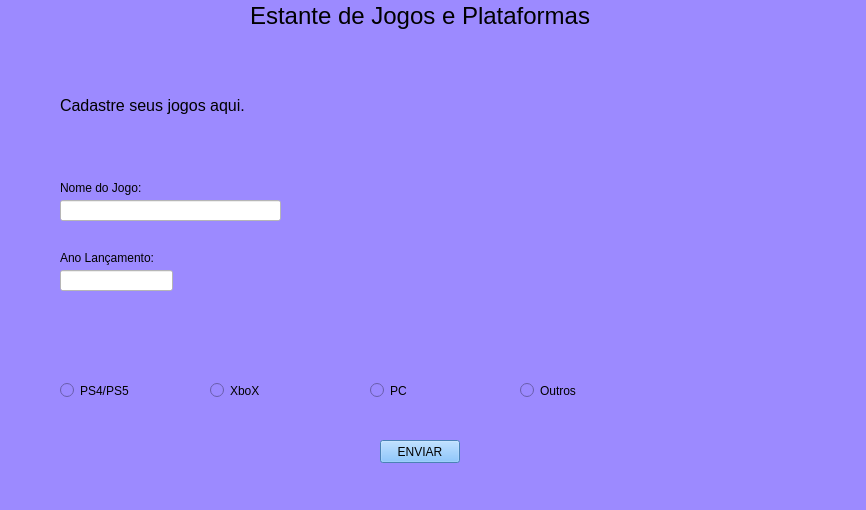
<?xml version="1.0" encoding="UTF-8"?>
<ui version="4.0">
 <class>MainWindow</class>
 <widget class="QMainWindow" name="MainWindow">
  <property name="geometry">
   <rect>
    <x>0</x>
    <y>0</y>
    <width>866</width>
    <height>510</height>
   </rect>
  </property>
  <property name="windowTitle">
   <string>MainWindow</string>
  </property>
  <property name="styleSheet">
   <string notr="true">background-color: rgb(156, 138, 255);</string>
  </property>
  <widget class="QWidget" name="centralwidget">
   <widget class="QLabel" name="label">
    <property name="geometry">
     <rect>
      <x>250</x>
      <y>0</y>
      <width>351</width>
      <height>31</height>
     </rect>
    </property>
    <property name="font">
     <font>
      <family>Ubuntu</family>
      <pointsize>18</pointsize>
     </font>
    </property>
    <property name="text">
     <string>Estante de Jogos e Plataformas</string>
    </property>
   </widget>
   <widget class="QLineEdit" name="lineEdit">
    <property name="geometry">
     <rect>
      <x>60</x>
      <y>200</y>
      <width>221</width>
      <height>21</height>
     </rect>
    </property>
    <property name="styleSheet">
     <string notr="true">background-color: rgb(255, 255, 255);</string>
    </property>
   </widget>
   <widget class="QLineEdit" name="lineEdit_2">
    <property name="geometry">
     <rect>
      <x>60</x>
      <y>270</y>
      <width>113</width>
      <height>21</height>
     </rect>
    </property>
    <property name="styleSheet">
     <string notr="true">background-color: rgb(255, 255, 255);</string>
    </property>
   </widget>
   <widget class="QLabel" name="label_2">
    <property name="geometry">
     <rect>
      <x>60</x>
      <y>180</y>
      <width>91</width>
      <height>16</height>
     </rect>
    </property>
    <property name="text">
     <string>Nome do Jogo:</string>
    </property>
   </widget>
   <widget class="QLabel" name="label_3">
    <property name="geometry">
     <rect>
      <x>60</x>
      <y>250</y>
      <width>111</width>
      <height>16</height>
     </rect>
    </property>
    <property name="text">
     <string>Ano Lançamento:</string>
    </property>
   </widget>
   <widget class="QLabel" name="label_4">
    <property name="geometry">
     <rect>
      <x>60</x>
      <y>80</y>
      <width>211</width>
      <height>51</height>
     </rect>
    </property>
    <property name="font">
     <font>
      <pointsize>12</pointsize>
     </font>
    </property>
    <property name="text">
     <string>Cadastre seus jogos aqui. </string>
    </property>
   </widget>
   <widget class="QRadioButton" name="radioButton">
    <property name="geometry">
     <rect>
      <x>60</x>
      <y>380</y>
      <width>99</width>
      <height>21</height>
     </rect>
    </property>
    <property name="text">
     <string>PS4/PS5</string>
    </property>
   </widget>
   <widget class="QRadioButton" name="radioButton_2">
    <property name="geometry">
     <rect>
      <x>210</x>
      <y>380</y>
      <width>99</width>
      <height>21</height>
     </rect>
    </property>
    <property name="text">
     <string>XboX</string>
    </property>
   </widget>
   <widget class="QRadioButton" name="radioButton_3">
    <property name="geometry">
     <rect>
      <x>370</x>
      <y>380</y>
      <width>99</width>
      <height>21</height>
     </rect>
    </property>
    <property name="text">
     <string>PC</string>
    </property>
   </widget>
   <widget class="QRadioButton" name="radioButton_4">
    <property name="geometry">
     <rect>
      <x>520</x>
      <y>380</y>
      <width>99</width>
      <height>21</height>
     </rect>
    </property>
    <property name="text">
     <string>Outros</string>
    </property>
   </widget>
   <widget class="QPushButton" name="pushButton">
    <property name="geometry">
     <rect>
      <x>380</x>
      <y>440</y>
      <width>80</width>
      <height>23</height>
     </rect>
    </property>
    <property name="styleSheet">
     <string notr="true">background-color: rgb(105, 182, 255);</string>
    </property>
    <property name="text">
     <string>ENVIAR</string>
    </property>
   </widget>
  </widget>
  <widget class="QMenuBar" name="menubar">
   <property name="geometry">
    <rect>
     <x>0</x>
     <y>0</y>
     <width>866</width>
     <height>20</height>
    </rect>
   </property>
  </widget>
  <widget class="QStatusBar" name="statusbar"/>
 </widget>
 <resources/>
 <connections/>
</ui>
